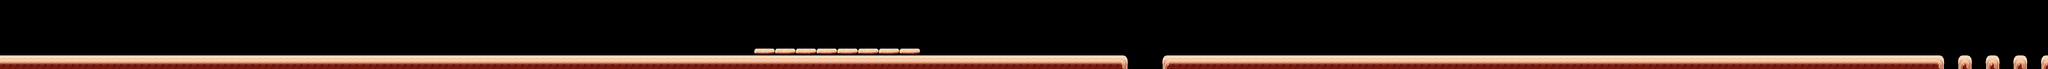

Below is a game level as drawn by its tile map, then a one-line description and the .tmx that defines it (tile-layer data replaced by summaries):
An orthogonal 296x10 tile map with 64x64 px tiles, 2 tile layers (bg, platform), 3 tilesets and 384 objects.

<map version="1.4" tiledversion="1.4.2" orientation="orthogonal" renderorder="right-down" width="296" height="10" tilewidth="64" tileheight="64" infinite="0" nextlayerid="6" nextobjectid="385">
 <tileset firstgid="1" source="../bg_desert_block.tsx" />
 <tileset firstgid="6" source="../bg_desert_bg.tsx" />
 <tileset firstgid="30" source="../item.tsx" />
 <layer id="1" name="bg" width="296" height="10">
  <data>[2960 cells, 283 non-empty, 3 distinct tile ids]</data>
 </layer>
 <layer id="2" name="platform" width="296" height="10">
  <data>[2960 cells, 316 non-empty, 8 distinct tile ids]</data>
 </layer>
 <objectgroup id="3" name="object_obstacle">
  <object id="1" gid="2" x="4013" y="556" width="101" height="220" />
  <object id="2" gid="1" x="4879" y="544" width="79" height="108" />
  <object id="3" gid="2" x="4927" y="560" width="101" height="220" />
  <object id="4" gid="2" x="8590" y="555" width="101" height="220" />
  <object id="5" gid="1" x="3290" y="549" width="79" height="108" />
  <object id="6" gid="2" x="9600" y="576" width="101" height="220" />
  <object id="7" gid="2" x="9812" y="543" width="101" height="220" />
  <object id="8" gid="1" x="9488" y="576" width="79" height="108" />
  <object id="9" gid="1" x="9776" y="563" width="79" height="108" />
  <object id="10" gid="1" x="13888" y="560" width="79" height="108" />
 </objectgroup>
 <objectgroup id="4" name="object_item">
  <object id="11" gid="34" x="246" y="159" width="66" height="66" />
  <object id="12" gid="34" x="304" y="449" width="66" height="66" />
  <object id="13" gid="34" x="363" y="449" width="66" height="66" />
  <object id="14" gid="34" x="478" y="301" width="66" height="66" />
  <object id="15" gid="37" x="2160" y="384" width="114" height="114" />
  <object id="16" gid="31" x="2687" y="335" width="66" height="66" />
  <object id="17" gid="31" x="2618" y="389" width="66" height="66" />
  <object id="18" gid="31" x="2561" y="498" width="66" height="66" />
  <object id="19" gid="31" x="2822" y="390" width="66" height="66" />
  <object id="20" gid="31" x="2753" y="335" width="66" height="66" />
  <object id="21" gid="31" x="2497" y="498" width="66" height="66" />
  <object id="22" gid="31" x="2433" y="498" width="66" height="66" />
  <object id="23" gid="31" x="3398" y="390" width="66" height="66" />
  <object id="24" gid="31" x="3073" y="498" width="66" height="66" />
  <object id="25" gid="31" x="3329" y="335" width="66" height="66" />
  <object id="26" gid="31" x="3009" y="498" width="66" height="66" />
  <object id="27" gid="31" x="3263" y="335" width="66" height="66" />
  <object id="28" gid="31" x="3194" y="389" width="66" height="66" />
  <object id="29" gid="31" x="3137" y="498" width="66" height="66" />
  <object id="30" gid="31" x="2945" y="498" width="66" height="66" />
  <object id="31" gid="31" x="3457" y="498" width="66" height="66" />
  <object id="32" gid="31" x="2881" y="498" width="66" height="66" />
  <object id="33" gid="31" x="3585" y="498" width="66" height="66" />
  <object id="34" gid="31" x="3521" y="498" width="66" height="66" />
  <object id="35" gid="31" x="3713" y="498" width="66" height="66" />
  <object id="36" gid="31" x="3649" y="498" width="66" height="66" />
  <object id="37" gid="31" x="4132" y="222" width="66" height="66" />
  <object id="38" gid="31" x="3820" y="385" width="66" height="66" />
  <object id="39" gid="31" x="4203" y="313" width="66" height="66" />
  <object id="40" gid="31" x="4002" y="188" width="66" height="66" />
  <object id="41" gid="31" x="3859" y="313" width="66" height="66" />
  <object id="42" gid="31" x="3936" y="222" width="66" height="66" />
  <object id="43" gid="31" x="4247" y="385" width="66" height="66" />
  <object id="44" gid="31" x="3777" y="498" width="66" height="66" />
  <object id="45" gid="31" x="4289" y="498" width="66" height="66" />
  <object id="46" gid="31" x="4067" y="188" width="66" height="66" />
  <object id="47" gid="31" x="4417" y="498" width="66" height="66" />
  <object id="48" gid="31" x="4353" y="498" width="66" height="66" />
  <object id="49" gid="31" x="4545" y="498" width="66" height="66" />
  <object id="50" gid="31" x="5099" y="313" width="66" height="66" />
  <object id="51" gid="31" x="4609" y="498" width="66" height="66" />
  <object id="52" gid="31" x="4832" y="222" width="66" height="66" />
  <object id="53" gid="31" x="5143" y="385" width="66" height="66" />
  <object id="54" gid="31" x="4481" y="498" width="66" height="66" />
  <object id="55" gid="31" x="5028" y="222" width="66" height="66" />
  <object id="56" gid="31" x="4673" y="498" width="66" height="66" />
  <object id="57" gid="31" x="5185" y="498" width="66" height="66" />
  <object id="58" gid="31" x="5185" y="498" width="66" height="66" />
  <object id="59" gid="31" x="4716" y="385" width="66" height="66" />
  <object id="60" gid="31" x="4755" y="313" width="66" height="66" />
  <object id="61" gid="34" x="4896" y="192" width="66" height="66" />
  <object id="62" gid="34" x="4960" y="192" width="66" height="66" />
  <object id="63" gid="31" x="5569" y="498" width="66" height="66" />
  <object id="64" gid="31" x="5612" y="385" width="66" height="66" />
  <object id="65" gid="31" x="5728" y="222" width="66" height="66" />
  <object id="66" gid="31" x="5313" y="498" width="66" height="66" />
  <object id="67" gid="31" x="5924" y="222" width="66" height="66" />
  <object id="68" gid="31" x="5377" y="498" width="66" height="66" />
  <object id="69" gid="31" x="5505" y="498" width="66" height="66" />
  <object id="70" gid="31" x="6039" y="385" width="66" height="66" />
  <object id="71" gid="31" x="5441" y="498" width="66" height="66" />
  <object id="72" gid="31" x="5651" y="313" width="66" height="66" />
  <object id="73" gid="31" x="6081" y="498" width="66" height="66" />
  <object id="74" gid="31" x="5249" y="498" width="66" height="66" />
  <object id="75" gid="31" x="5995" y="313" width="66" height="66" />
  <object id="76" gid="31" x="6081" y="498" width="66" height="66" />
  <object id="77" gid="44" x="5796" y="192" width="66" height="66" />
  <object id="78" gid="47" x="5860" y="192" width="66" height="66" />
  <object id="79" gid="31" x="6593" y="498" width="66" height="66" />
  <object id="80" gid="31" x="6657" y="498" width="66" height="66" />
  <object id="81" gid="31" x="6465" y="538" width="66" height="66" />
  <object id="82" gid="31" x="6337" y="538" width="66" height="66" />
  <object id="83" gid="31" x="6273" y="538" width="66" height="66" />
  <object id="84" gid="31" x="6529" y="520" width="66" height="66" />
  <object id="85" gid="31" x="6401" y="538" width="66" height="66" />
  <object id="86" gid="31" x="6145" y="498" width="66" height="66" />
  <object id="87" gid="31" x="6209" y="518" width="66" height="66" />
  <object id="88" gid="31" x="6721" y="498" width="66" height="66" />
  <object id="89" gid="31" x="6785" y="498" width="66" height="66" />
  <object id="90" gid="31" x="6849" y="498" width="66" height="66" />
  <object id="91" gid="31" x="6913" y="498" width="66" height="66" />
  <object id="92" gid="31" x="7366" y="326" width="66" height="66" />
  <object id="93" gid="31" x="7041" y="434" width="66" height="66" />
  <object id="94" gid="31" x="7297" y="271" width="66" height="66" />
  <object id="95" gid="31" x="6977" y="434" width="66" height="66" />
  <object id="96" gid="31" x="7231" y="271" width="66" height="66" />
  </objectgroup>
 <objectgroup id="5" name="object_monster">
  <!-- 29 objects omitted --></objectgroup>
</map>
<!-- 288 of 384 objects omitted -->
